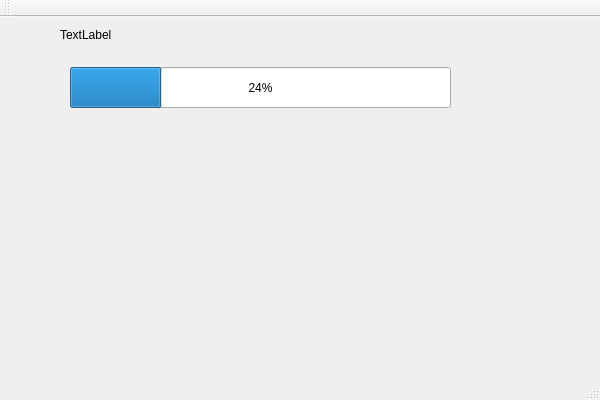
<?xml version="1.0" encoding="UTF-8"?>
<ui version="4.0">
 <class>MainWindow</class>
 <widget class="QMainWindow" name="MainWindow">
  <property name="geometry">
   <rect>
    <x>0</x>
    <y>0</y>
    <width>600</width>
    <height>400</height>
   </rect>
  </property>
  <property name="windowTitle">
   <string>MainWindow</string>
  </property>
  <widget class="QWidget" name="centralWidget">
   <widget class="QProgressBar" name="progressBar">
    <property name="geometry">
     <rect>
      <x>70</x>
      <y>50</y>
      <width>381</width>
      <height>41</height>
     </rect>
    </property>
    <property name="value">
     <number>24</number>
    </property>
   </widget>
   <widget class="QLabel" name="label">
    <property name="geometry">
     <rect>
      <x>60</x>
      <y>10</y>
      <width>72</width>
      <height>15</height>
     </rect>
    </property>
    <property name="text">
     <string>TextLabel</string>
    </property>
   </widget>
  </widget>
  <widget class="QMenuBar" name="menuBar">
   <property name="geometry">
    <rect>
     <x>0</x>
     <y>0</y>
     <width>600</width>
     <height>25</height>
    </rect>
   </property>
  </widget>
  <widget class="QToolBar" name="mainToolBar">
   <attribute name="toolBarArea">
    <enum>TopToolBarArea</enum>
   </attribute>
   <attribute name="toolBarBreak">
    <bool>false</bool>
   </attribute>
  </widget>
  <widget class="QStatusBar" name="statusBar"/>
 </widget>
 <layoutdefault spacing="6" margin="11"/>
 <resources/>
 <connections/>
</ui>
